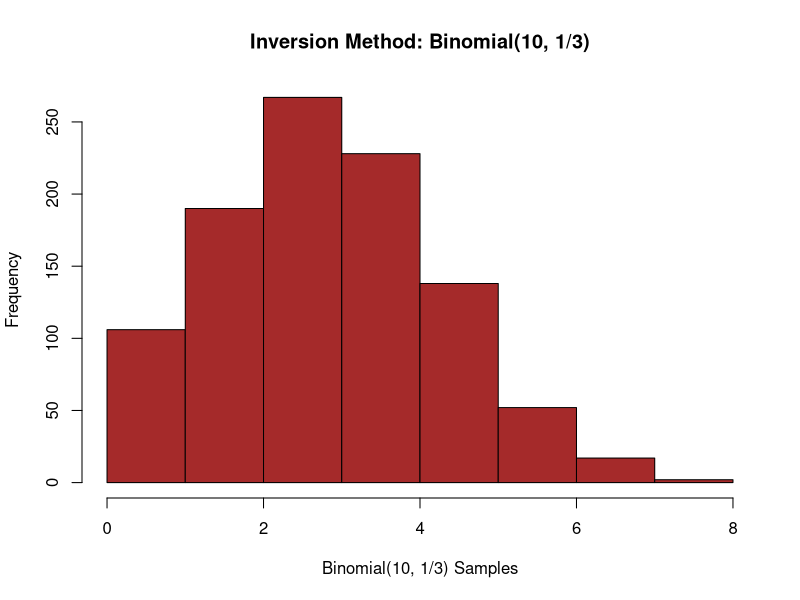

Recreate this plot in R.
set.seed(123)
n_value<-1000
# setting parameters
n<- 10
p<- 1/3
# Function for binomial CDF
binom_CDF <- function (x,n,p){
  return(pbinom(x,n,p))
}
# Function for generating sample from Binomial (10, 1/3) using inversion method
binom_inversion<- function (n_value, n, p){
samples<-numeric(n_value)
for(i in 1:n_value){
  U <- runif(1)
for(x in 0:n){
  if (binom_CDF (x,n,p) >= U){
    samples[i]<- x
break
  }
}
}
  return (samples)
}

# Generating 1000 samples
sample_Inversion <- binom_inversion(n_value, n,p)

#Histogram
hist (sample_Inversion, breaks= 10, main = "Inversion Method: Binomial(10, 1/3)",
      xlab = "Binomial(10, 1/3) Samples", col = "brown")
